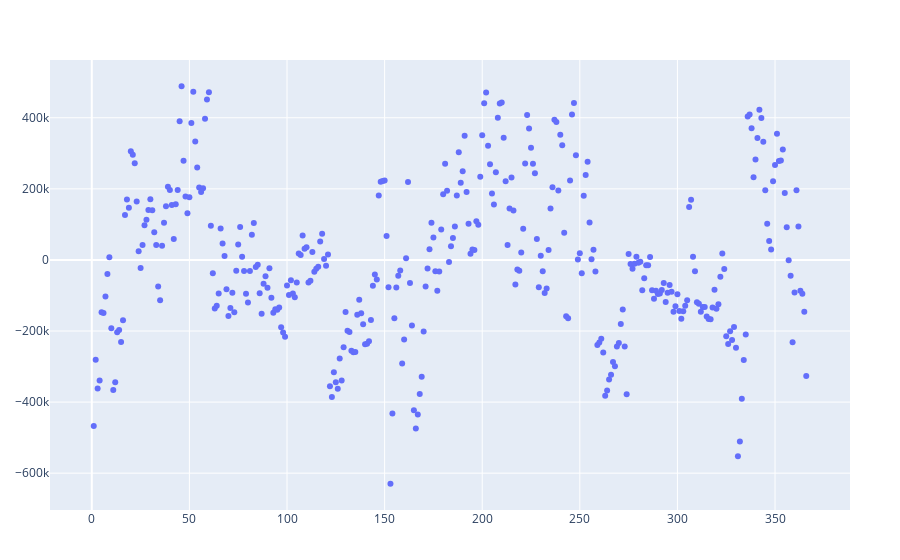

Here is the notebook cell this chart was saved with:
### Code cell
β5 = m5\y
resid5 = y - m5*β5;
PlotlyJS.plot(x, resid5, kind="scatter", mode="markers", label="Residuals 5", xticks = 0:19:366)

### Figure 1 — Plotly figure (JSON) as saved in the notebook; plotly's stock layout.template omitted (floating-point values rounded to 4 significant figures; data arrays with more than 128 entries replaced by an {"elided": "..."} marker saying what was removed)
{"data": [{"label": "Residuals 5", "mode": "markers", "type": "scatter", "x": {"elided": "366 int values"}, "xticks": [0, 19, 38, 57, 76, 95, 114, 133, 152, 171, 190, 209, 228, 247, 266, 285, 304, 323, 342, 361], "y": {"elided": "366 float values"}}], "layout": {"margin": {"b": 50, "l": 50, "r": 50, "t": 60}}}
